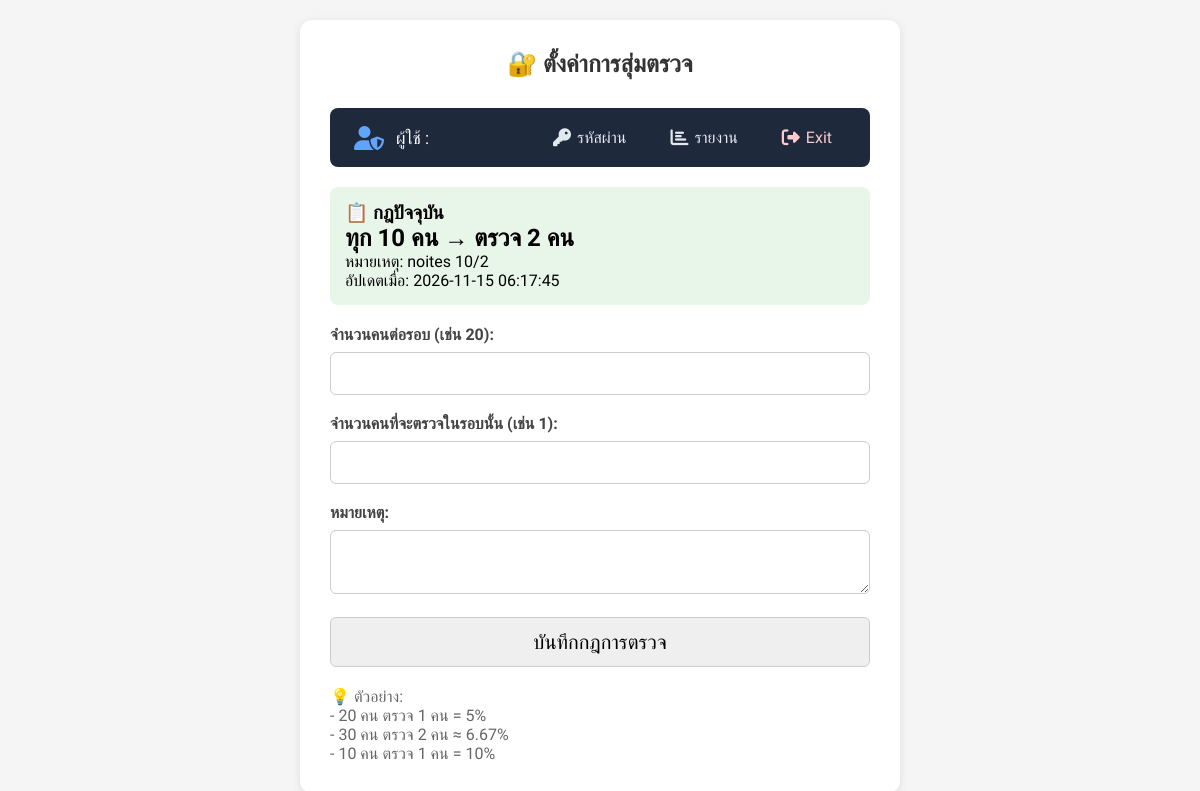
The page /admin_setting.php on the database its author committed.
### tables this page shows
CREATE TABLE IF NOT EXISTS `screening_settings` (
  `setting_id` int NOT NULL AUTO_INCREMENT,
  `setting_name` varchar(100) NOT NULL,
  `target_count` int NOT NULL DEFAULT '20' COMMENT 'จำนวนคนต่อรอบ',
  `select_count` int NOT NULL DEFAULT '1' COMMENT 'จำนวนคนที่ตรวจในรอบ',
  `description` text,
  `is_active` tinyint(1) DEFAULT '1',
  `updated_at` timestamp NULL DEFAULT CURRENT_TIMESTAMP ON UPDATE CURRENT_TIMESTAMP,
  PRIMARY KEY (`setting_id`),
  UNIQUE KEY `setting_name` (`setting_name`)
);

### admin_setting.php (the view, shortened to what this page needs)
<?php
require 'db_connect.php';
$stmt = $pdo->query("SELECT target_count, select_count, description, updated_at FROM screening_settings WHERE is_active = 1 LIMIT 1");
$current = $stmt->fetch(PDO::FETCH_ASSOC);
?>
<!DOCTYPE html>
<html>
<head>
</head>
<body>
<div class="container">
<h2>🔐 ตั้งค่าการสุ่มตรวจ</h2>
<link rel="stylesheet" href="https://cdnjs.cloudflare.com/ajax/libs/font-awesome/6.7.0/css/all.min.css">
<div style="background:#1e293b; padding:12px 24px; display:flex; justify-content:space-between; align-items:center; border-radius:8px; margin-bottom:20px;">
    <div style="display:flex; align-items:center; gap:12px; color:white; font-family:'Sarabun', sans-serif; font-size:17px;">
        <i class="fa-solid fa-user-shield" style="font-size:24px; color:#60a5fa;"></i>
        <span>ผู้ใช้ : <strong><?php echo htmlspecialchars($_SESSION['full_name']); ?></strong></span>
    </div>
    <div style="display:flex; gap:16px; align-items:center;">
        <a href="admin_change_password.php" style="display:flex; align-items:center; gap:6px; color:#e2e8f0; text-decoration:none; padding:8px 14px; border-radius:6px; transition:background 0.2s; font-family:'Sarabun', sans-serif; font-size:16px;"
           onmouseover="this.style.background='#334155'" onmouseout="this.style.background='transparent'">
            <i class="fa-solid fa-key" style="font-size:18px;"></i>
            <span>รหัสผ่าน</span>
        </a>
        <a href="admin_report.php" style="display:flex; align-items:center; gap:6px; color:#e2e8f0; text-decoration:none; padding:8px 14px; border-radius:6px; transition:background 0.2s; font-family:'Sarabun', sans-serif; font-size:16px;"
           onmouseover="this.style.background='#334155'" onmouseout="this.style.background='transparent'">
            <i class="fa-solid fa-chart-bar" style="font-size:18px;"></i>
            <span>รายงาน</span>
        </a>
        <a href="logout.php" style="display:flex; align-items:center; gap:6px; color:#fecaca; text-decoration:none; padding:8px 14px; border-radius:6px; transition:background 0.2s; font-family:'Sarabun', sans-serif; font-size:16px;"
           onmouseover="this.style.background='#991b1b'" onmouseout="this.style.background='transparent'">
            <i class="fa-solid fa-right-from-bracket" style="font-size:18px;"></i>
            <span>Exit</span>
        </a>
    </div>
</div>
<div style="background:#e8f5e9;padding:15px;border-radius:8px;margin-bottom:20px;">
<h3 style="margin-top:0;">📋 กฎปัจจุบัน</h3>
<p style="font-size:24px;font-weight:bold;">ทุก <?php echo $current['target_count']; ?> คน → ตรวจ <?php echo $current['select_count']; ?> คน</p>
<p>หมายเหตุ: <?php echo htmlspecialchars($current['description']); ?></p>
<p>อัปเดตเมื่อ: <?php echo htmlspecialchars($current['updated_at']); ?></p>
</div>
<form method="POST">
<label>จำนวนคนต่อรอบ (เช่น 20):</label>
<input type="number" name="target_count" required min="1" style="width:100%;padding:10px;font-size:18px;"><br><br>
<label>จำนวนคนที่จะตรวจในรอบนั้น (เช่น 1):</label>
<input type="number" name="select_count" required min="1" style="width:100%;padding:10px;font-size:18px;"><br><br>
<label>หมายเหตุ:</label>
<textarea name="description" rows="2" style="width:100%;padding:10px;font-size:18px;"></textarea><br><br>
<input type="submit" value="บันทึกกฎการตรวจ" style="padding:12px 24px;font-size:20px;">
</form>
<p style="margin-top:20px;color:#666;font-size:16px;">
💡 ตัวอย่าง:<br>
- 20 คน ตรวจ 1 คน = 5%<br>
- 30 คน ตรวจ 2 คน ≈ 6.67%<br>
- 10 คน ตรวจ 1 คน = 10%
</p>
</div>
</body>
</html>

### admin_setting.php (style rules this page uses)
* { margin:0; padding:0; box-sizing:border-box; }
body { font-family: 'Sarabun', 'Sarabun New', sans-serif; font-size: 16px; background: #f5f5f5; padding: 20px; }
.container { max-width: 600px; margin: 0 auto; background: white; padding: 30px; border-radius: 12px; box-shadow: 0 2px 8px rgba(0,0,0,0.1); }
h2 { text-align: center; color: #333; margin-bottom: 30px; font-family: 'Sarabun', sans-serif; }
label { display: block; margin-bottom: 8px; font-weight: 600; color: #444; font-family: 'Sarabun', sans-serif; }
input, textarea, button { width: 100%; padding: 10px 12px; font-size: 16px; border: 1px solid #ccc; border-radius: 6px; font-family: 'Sarabun', sans-serif; }

### rows shown on the page
screening_settings: target_count "10", select_count "2", description "noites 10/2", updated_at "2026-11-15 06:17:45"
